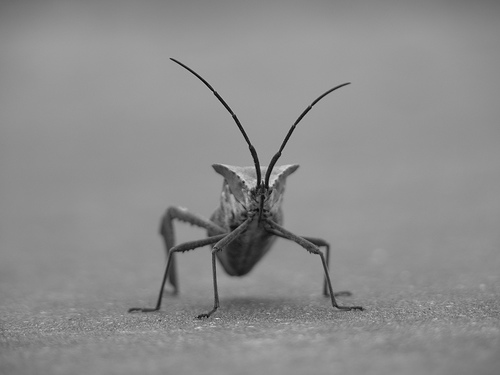
#> input picture docs/stinkbug.png, 500 x 375 px, found by its file name
$ python matplot_ex_stinkbug.py
#> lines starting #> are read from the running program, lines starting #| are printed output that depends on the picture

## https://matplotlib.org/stable/tutorials/introductory/images.html#sphx-glr-tutorials-introductory-images-py

import matplotlib.pyplot as plt
import numpy as np
from PIL import Image


###read and plot 2D image:
img = np.asarray(Image.open(r'C:\Users\WANGH0M\Desktop\imageProcess\stinkbug.png'))
#> img is the input picture: shape (375, 500, 3); min 0, max 217, mean 140.5
imgplot = plt.imshow(img)


"""
Applying pseudocolor schemes to image plots
Pseudocolor can be a useful tool for enhancing contrast and visualizing your data more easily.
This is especially useful when making presentations of your data using projectors - their contrast is typically quite poor.

Pseudocolor is only relevant to single-channel, grayscale, luminosity images.
We currently have an RGB image. Since R, G, and B are all similar (see for yourself above or in your data),
we can just pick one channel of our data using array slicing
"""

##Pseudocolor of it:
lum_img = img[:, :, 0]
# plt.imshow(lum_img)

## make a hot image:
plt.imshow(lum_img, cmap="hot")

## use another colormap + colorbar:
# imgplot = plt.imshow(lum_img)
# imgplot.set_cmap('nipy_spectral')
plt.colorbar()


##set limits of colormap:
# plt.imshow(lum_img, clim=(0, 175))


# ### read and resize the image:
# img = Image.open(r'C:\Users\WANGH0M\Desktop\imageProcess\stinkbug.png')
# img.thumbnail((64, 64))  # resizes image in-place
# imgplot = plt.imshow(img)

# ### interpolate the image:
# imgplot = plt.imshow(img, interpolation="bilinear")
# imgplot = plt.imshow(img, interpolation="bicubic")
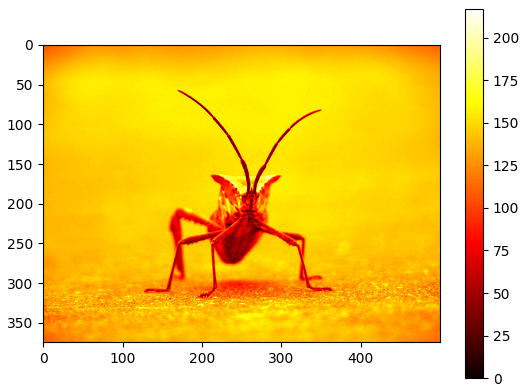
#> figure drawn by matplotlib, 2 panels

$ run again, with docs/ball_stitch0_7.png copied over docs/stinkbug.png
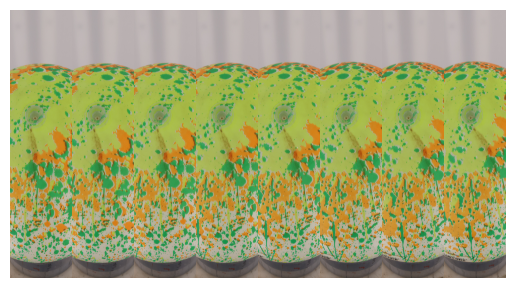
#> input picture docs/ball_stitch0_7.png, 515 x 288 px, found by its file name
#> img is the input picture: shape (288, 515, 4); mean R, G, B, A 166.2, 170.8, 120.4, 255
#> `lum_img = img[:, :, 0]`:
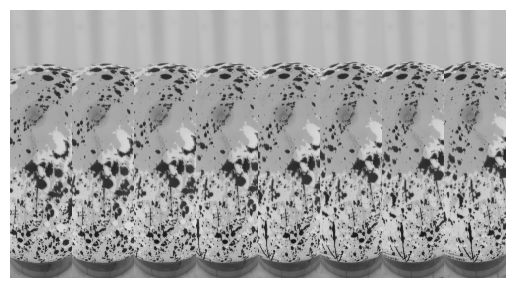
#> lum_img: shape (288, 515); min 21, max 255, mean 166.2
#> `# imgplot = plt.imshow(img, interpolation="bicubic")`:
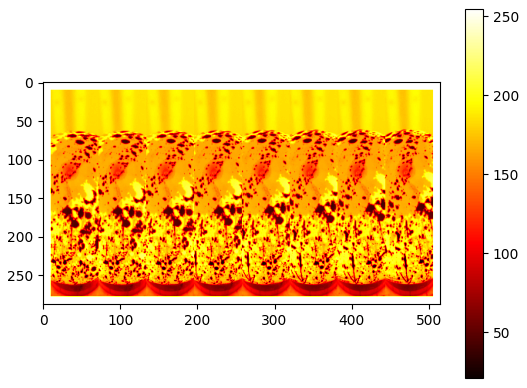
#> figure drawn by matplotlib, 2 panels
